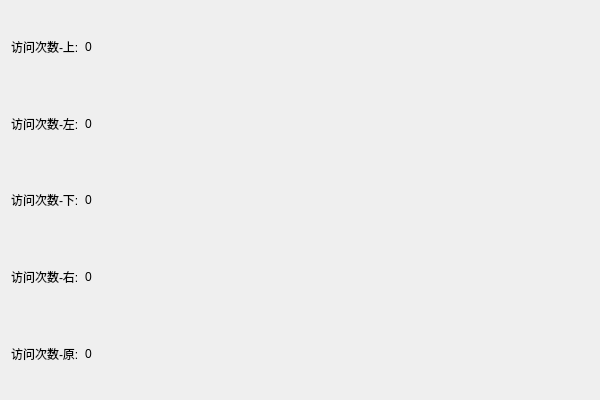
<?xml version="1.0" encoding="UTF-8"?>
<ui version="4.0">
 <class>ui_monte_carlo_stateClass</class>
 <widget class="QWidget" name="ui_monte_carlo_stateClass">
  <property name="geometry">
   <rect>
    <x>0</x>
    <y>0</y>
    <width>600</width>
    <height>400</height>
   </rect>
  </property>
  <property name="windowTitle">
   <string>ui_monte_carlo_state</string>
  </property>
  <layout class="QVBoxLayout" name="verticalLayout">
   <item>
    <layout class="QHBoxLayout" name="horizontalLayout_3" stretch="0,10">
     <item>
      <widget class="QLabel" name="label_5">
       <property name="font">
        <font>
         <pointsize>9</pointsize>
        </font>
       </property>
       <property name="text">
        <string>访问次数-上:</string>
       </property>
      </widget>
     </item>
     <item>
      <widget class="QLabel" name="label_up">
       <property name="font">
        <font>
         <pointsize>9</pointsize>
        </font>
       </property>
       <property name="text">
        <string>0</string>
       </property>
      </widget>
     </item>
    </layout>
   </item>
   <item>
    <layout class="QHBoxLayout" name="horizontalLayout_6" stretch="0,10">
     <item>
      <widget class="QLabel" name="label_8">
       <property name="font">
        <font>
         <pointsize>9</pointsize>
        </font>
       </property>
       <property name="text">
        <string>访问次数-左:</string>
       </property>
      </widget>
     </item>
     <item>
      <widget class="QLabel" name="label_left">
       <property name="font">
        <font>
         <pointsize>9</pointsize>
        </font>
       </property>
       <property name="text">
        <string>0</string>
       </property>
      </widget>
     </item>
    </layout>
   </item>
   <item>
    <layout class="QHBoxLayout" name="horizontalLayout_5" stretch="0,10">
     <item>
      <widget class="QLabel" name="label_7">
       <property name="font">
        <font>
         <pointsize>9</pointsize>
        </font>
       </property>
       <property name="text">
        <string>访问次数-下:</string>
       </property>
      </widget>
     </item>
     <item>
      <widget class="QLabel" name="label_dow">
       <property name="font">
        <font>
         <pointsize>9</pointsize>
        </font>
       </property>
       <property name="text">
        <string>0</string>
       </property>
      </widget>
     </item>
    </layout>
   </item>
   <item>
    <layout class="QHBoxLayout" name="horizontalLayout_4" stretch="0,10">
     <item>
      <widget class="QLabel" name="label_6">
       <property name="font">
        <font>
         <pointsize>9</pointsize>
        </font>
       </property>
       <property name="text">
        <string>访问次数-右:</string>
       </property>
      </widget>
     </item>
     <item>
      <widget class="QLabel" name="label_right">
       <property name="font">
        <font>
         <pointsize>9</pointsize>
        </font>
       </property>
       <property name="text">
        <string>0</string>
       </property>
      </widget>
     </item>
    </layout>
   </item>
   <item>
    <layout class="QHBoxLayout" name="horizontalLayout_7" stretch="0,10">
     <item>
      <widget class="QLabel" name="label_9">
       <property name="font">
        <font>
         <pointsize>9</pointsize>
        </font>
       </property>
       <property name="text">
        <string>访问次数-原:</string>
       </property>
      </widget>
     </item>
     <item>
      <widget class="QLabel" name="label_fixed">
       <property name="font">
        <font>
         <pointsize>9</pointsize>
        </font>
       </property>
       <property name="text">
        <string>0</string>
       </property>
      </widget>
     </item>
    </layout>
   </item>
  </layout>
 </widget>
 <layoutdefault spacing="6" margin="11"/>
 <resources/>
 <connections/>
</ui>
